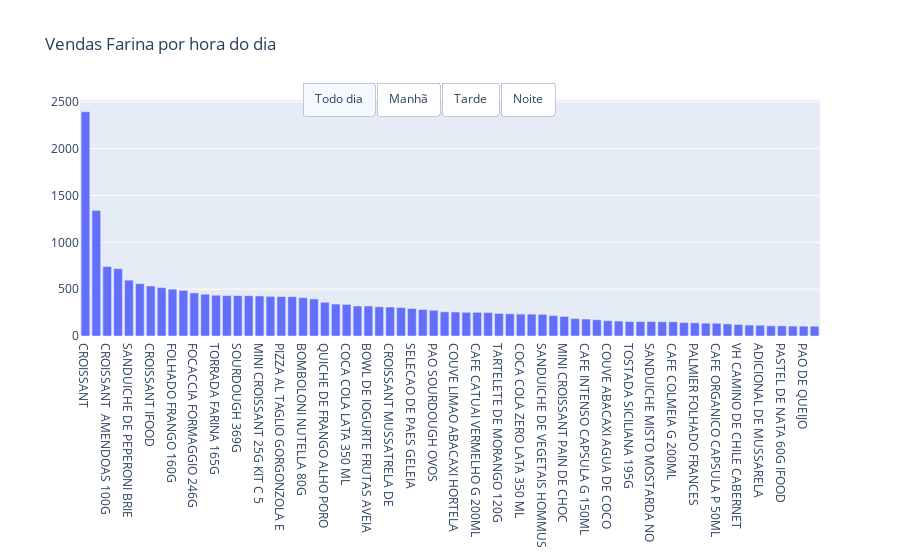

Notebook source saved alongside this figure:
### Code cell
fig = dict(data=data, layout=layout)
py.iplot(fig, filename='Frequencia_vendas_hora_dia.html')

### Figure 1 — Plotly figure (JSON) as saved in the notebook; plotly's stock layout.template omitted (floating-point values rounded to 4 significant figures)
{"data": [{"name": "Todo dia", "type": "bar", "visible": true, "x": ["CROISSANT", "PASTEL DE NATA 60G", "CROISSANT  AMENDOAS 100G", "FOLHADO MACA 80G", "SANDUICHE DE PEPERONI BRIE", "COOKIES 80G", "CROISSANT IFOOD", "SOURDOUGH AZEITONA E ALECRIM", "FOLHADO FRANGO 160G", "BOMBOLONI DOCE DE LEITE 80G", "FOCACCIA FORMAGGIO 246G", "AGUA MINERAL S/GAS 500ML", "TORRADA FARINA 165G", "CAFE EQUILIBRADO CAPSULA P", "SOURDOUGH 369G", "LARANJA 400 ML", "MINI CROISSANT 25G KIT C 5", "CROISSANT BRIE PARMA MEL DE", "PIZZA AL TAGLIO GORGONZOLA E", "MINI PAIN AU CHOCOLAT 35G", "BOMBOLONI NUTELLA 80G", "CROISSANT  TRADICIONAL 80 G", "QUICHE DE FRANGO ALHO PORO", "AGUA MINERAL SEM GAS 500 ML", "COCA COLA LATA 350 ML", "SUCO DE LARANJA 400ML", "BOWL DE IOGURTE FRUTAS AVEIA", "SOURDOUGH SEMI INTEGRAL 370G", "CROISSANT MUSSATRELA DE", "MACA GENGIBRE ESPINAFRE LIMAO", "SELECAO DE PAES GELEIA", "FOLHADO MISTO COM TAMARA", "PAO SOURDOUGH OVOS", "SOURDOUGH GERGELIM 370G", "COUVE LIMAO ABACAXI HORTELA", "PIZZA AL TAGLIO PEPPERONI 210G", "CAFE CATUAI VERMELHO G 200ML", "CAFE EQUILIBRADO CAPSULA G", "TARTELETE DE MORANGO 120G", "QUICHE DE TOMATE SECO SALADA", "COCA COLA ZERO LATA 350 ML", "CAFE INTENSO CAPSULA P 50ML", "SANDUICHE DE VEGETAIS HOMMUS", "AGUA MINERAL C/GAS 500ML", "MINI CROISSANT PAIN DE CHOC", "CROISSANT OVOS BACON MEL", "CAFE INTENSO CAPSULA G 150ML", "MINI CROISSANT 25G", "COUVE ABACAXI AGUA DE COCO", "QUICHE DE BACON SALADA VERDE", "TOSTADA SICILIANA 195G", "CAFE CATUAI VERMELHO C/LEITE G", "SANDUICHE MISTO MOSTARDA NO", "AGUA MINERAL COM GAS 500 ML", "CAFE COLMEIA G 200ML", "CROISSANT DA LARA", "PALMIER FOLHADO FRANCES", "CIABATTA 123G", "CAFE ORGANICO CAPSULA P 50ML", "HEINEKEN 330ML", "VH CAMINO DE CHILE CABERNET", "CROISANT DE CROISSANT QUEIJO", "ADICIONAL DE MUSSARELA", "ABACAXI CURCUMA GENGIBRE", "PASTEL DE NATA 60G IFOOD", "SOURDOUGH 369G IFOOD", "PAO DE QUEIJO", "CENOURA GENGIBRE LIMAO 400ML"], "y": [2393, 1339, 742, 719, 596, 559, 534, 517, 500, 487, 460, 446, 435, 431, 431, 430, 427, 423, 421, 419, 409, 396, 360, 341, 337, 320, 320, 312, 309, 304, 293, 283, 275, 258, 256, 253, 253, 250, 241, 237, 234, 233, 231, 218, 209, 186, 181, 174, 163, 159, 154, 154, 154, 152, 152, 143, 141, 137, 136, 129, 123, 117, 115, 109, 108, 106, 105, 104]}, {"name": "Manhã", "type": "bar", "visible": false, "x": ["CROISSANT", "PASTEL DE NATA 60G", "CROISSANT IFOOD", "BOWL DE IOGURTE FRUTAS AVEIA", "PAO SOURDOUGH OVOS", "MINI PAIN AU CHOCOLAT 35G", "LARANJA 400 ML", "AGUA MINERAL S/GAS 500ML", "SANDUICHE DE PEPERONI BRIE", "FOLHADO MACA 80G", "CROISSANT  AMENDOAS 100G", "COOKIES 80G", "CAFE CATUAI VERMELHO G 200ML", "MINI CROISSANT 25G KIT C 5", "CROISSANT  TRADICIONAL 80 G", "CAFE EQUILIBRADO CAPSULA P", "TORRADA FARINA 165G", "SOURDOUGH AZEITONA E ALECRIM", "FOLHADO FRANGO 160G", "SOURDOUGH 369G", "CROISSANT OVOS BACON MEL", "CAFE EQUILIBRADO CAPSULA G", "CROISSANT BRIE PARMA MEL DE", "BOMBOLONI DOCE DE LEITE 80G", "AGUA MINERAL SEM GAS 500 ML", "SELECAO DE PAES GELEIA", "MACA GENGIBRE ESPINAFRE LIMAO", "SUCO DE LARANJA 400ML", "BOMBOLONI NUTELLA 80G", "FOCACCIA FORMAGGIO 246G", "COUVE LIMAO ABACAXI HORTELA", "CAFE CATUAI VERMELHO C/LEITE G", "CAFE INTENSO CAPSULA G 150ML", "CAFE COLMEIA G 200ML", "FOLHADO MISTO COM TAMARA", "CAFE INTENSO CAPSULA P 50ML", "PIZZA AL TAGLIO GORGONZOLA E", "SOURDOUGH SEMI INTEGRAL 370G", "CROISSANT MUSSATRELA DE", "SANDUICHE MISTO MOSTARDA NO", "MINI CROISSANT PAIN DE CHOC", "AGUA MINERAL C/GAS 500ML", "SOURDOUGH GERGELIM 370G", "COUVE ABACAXI AGUA DE COCO", "PAO DE QUEIJO", "QUICHE DE FRANGO ALHO PORO", "MINI CROISSANT 25G", "SANDUICHE DE VEGETAIS HOMMUS", "TARTELETE DE MORANGO 120G", "CIABATTA 123G", "PIZZA AL TAGLIO PEPPERONI 210G", "OVOS COM BACON E BRIE", "ADICIONAL DE OVO", "OVOS COM BACON E TOMATE", "ADICIONAL DE MUSSARELA", "CROISSANT DA LARA", "CAFE ORGANICO CAPSULA G 150ML", "PASTEL DE NATA 60G IFOOD", "ADICIONAL DE PRESUNTO", "CAFE COLMEIA C/ LEITE G 200ML", "CROISSANT OVOS", "PALMIER FOLHADO FRANCES", "SACHE MANTEIGA 10G", "CAFE CATUAI VERMELHO P 70ML", "CAFE ORGANICO CAPSULA P 50ML", "SOURDOUGH 369G IFOOD", "TOSTADA SICILIANA 195G", "COCA COLA LATA 350 ML", "COCA COLA ZERO LATA 350 ML", "QUICHE DE TOMATE SECO SALADA", "CROISANT DE CROISSANT QUEIJO", "AGUA MINERAL COM GAS 500 ML", "QUICHE DE BACON SALADA VERDE", "PASTEL DE NATA NUTELLA", "CENOURA MACA 400ML", "PAO ITALIANO", "ABACAXI CURCUMA GENGIBRE", "COOKIES 80G IFOOD"], "y": [767, 274, 226, 185, 172, 157, 147, 138, 138, 135, 135, 129, 126, 115, 114, 111, 109, 108, 102, 101, 100, 92, 90, 88, 86, 86, 84, 83, 83, 82, 79, 76, 75, 70, 68, 66, 63, 62, 61, 57, 56, 53, 53, 49, 47, 44, 44, 44, 43, 42, 41, 40, 39, 39, 38, 37, 37, 36, 35, 35, 35, 34, 34, 33, 33, 32, 31, 30, 27, 27, 26, 24, 23, 22, 21, 21, 21, 21]}, {"name": "Tarde", "type": "bar", "visible": false, "x": ["CROISSANT", "PASTEL DE NATA 60G", "CROISSANT  AMENDOAS 100G", "FOLHADO MACA 80G", "COOKIES 80G", "LARANJA 400 ML", "SOURDOUGH AZEITONA E ALECRIM", "CROISSANT IFOOD", "BOMBOLONI DOCE DE LEITE 80G", "FOLHADO FRANGO 160G", "SANDUICHE DE PEPERONI BRIE", "CAFE EQUILIBRADO CAPSULA P", "SOURDOUGH 369G", "SUCO DE LARANJA 400ML", "MINI CROISSANT 25G KIT C 5", "BOMBOLONI NUTELLA 80G", "AGUA MINERAL S/GAS 500ML", "MACA GENGIBRE ESPINAFRE LIMAO", "PIZZA AL TAGLIO GORGONZOLA E", "TORRADA FARINA 165G", "FOCACCIA FORMAGGIO 246G", "MINI PAIN AU CHOCOLAT 35G", "CROISSANT BRIE PARMA MEL DE", "CROISSANT  TRADICIONAL 80 G", "COUVE LIMAO ABACAXI HORTELA", "QUICHE DE FRANGO ALHO PORO", "SOURDOUGH SEMI INTEGRAL 370G", "CAFE INTENSO CAPSULA P 50ML", "COCA COLA LATA 350 ML", "CROISSANT MUSSATRELA DE", "AGUA MINERAL SEM GAS 500 ML", "TARTELETE DE MORANGO 120G", "FOLHADO MISTO COM TAMARA", "MINI CROISSANT PAIN DE CHOC", "SELECAO DE PAES GELEIA", "BOWL DE IOGURTE FRUTAS AVEIA", "QUICHE DE TOMATE SECO SALADA", "SOURDOUGH GERGELIM 370G", "CAFE EQUILIBRADO CAPSULA G", "PIZZA AL TAGLIO PEPPERONI 210G", "PAO SOURDOUGH OVOS", "SANDUICHE DE VEGETAIS HOMMUS", "ABACAXI CURCUMA GENGIBRE", "MINI CROISSANT 25G", "CROISSANT OVOS BACON MEL", "COUVE ABACAXI AGUA DE COCO", "AGUA MINERAL C/GAS 500ML", "QUICHE DE BACON SALADA VERDE", "COCA COLA ZERO LATA 350 ML", "HEINEKEN 330ML", "CAFE ORGANICO CAPSULA P 50ML", "TOSTADA SICILIANA 195G", "CAFE INTENSO CAPSULA G 150ML", "PALMIER FOLHADO FRANCES", "CENOURA MACA 400ML", "AGUA MINERAL COM GAS 500 ML", "CENOURA GENGIBRE LIMAO 400ML", "CAFE CATUAI VERMELHO G 200ML", "CROISANT DE CROISSANT QUEIJO", "CIABATTA 123G", "CROISSANT DA LARA", "SANDUICHE MISTO MOSTARDA NO", "ADICIONAL DE MUSSARELA", "PASTEL DE NATA 60G IFOOD", "VH CAMINO DE CHILE CABERNET", "PAO ITALIANO", "CAFE ORGANICO CAPSULA G 150ML", "SOURDOUGH 369G IFOOD", "PAO DE QUEIJO", "ABACAXI PEPINO PIMENTA 400ML", "CAFE CATUAI VERMELHO C/LEITE G", "COOKIES 80G IFOOD"], "y": [644, 420, 227, 211, 190, 186, 163, 162, 150, 145, 143, 135, 135, 134, 129, 123, 119, 118, 117, 117, 113, 106, 104, 102, 101, 100, 100, 93, 92, 87, 87, 81, 80, 80, 78, 75, 71, 70, 65, 64, 62, 61, 60, 59, 58, 57, 54, 53, 52, 52, 50, 47, 46, 46, 45, 43, 42, 41, 38, 36, 35, 33, 32, 30, 30, 28, 27, 25, 23, 22, 21, 21]}, {"name": "Noite", "type": "bar", "visible": false, "x": ["CROISSANT", "PASTEL DE NATA 60G", "CROISSANT  AMENDOAS 100G", "FOLHADO MACA 80G", "SANDUICHE DE PEPERONI BRIE", "FOCACCIA FORMAGGIO 246G", "FOLHADO FRANGO 160G", "BOMBOLONI DOCE DE LEITE 80G", "SOURDOUGH AZEITONA E ALECRIM", "PIZZA AL TAGLIO GORGONZOLA E", "COOKIES 80G", "CROISSANT BRIE PARMA MEL DE", "QUICHE DE FRANGO ALHO PORO", "COCA COLA LATA 350 ML", "TORRADA FARINA 165G", "BOMBOLONI NUTELLA 80G", "SOURDOUGH 369G", "AGUA MINERAL S/GAS 500ML", "CAFE EQUILIBRADO CAPSULA P", "MINI CROISSANT 25G KIT C 5", "CROISSANT  TRADICIONAL 80 G", "AGUA MINERAL SEM GAS 500 ML", "CROISSANT MUSSATRELA DE", "MINI PAIN AU CHOCOLAT 35G", "COCA COLA ZERO LATA 350 ML", "SOURDOUGH SEMI INTEGRAL 370G", "PIZZA AL TAGLIO PEPPERONI 210G", "CROISSANT IFOOD", "QUICHE DE TOMATE SECO SALADA", "FOLHADO MISTO COM TAMARA", "SOURDOUGH GERGELIM 370G", "SELECAO DE PAES GELEIA", "SANDUICHE DE VEGETAIS HOMMUS", "TARTELETE DE MORANGO 120G", "AGUA MINERAL C/GAS 500ML", "SUCO DE LARANJA 400ML", "MACA GENGIBRE ESPINAFRE LIMAO", "LARANJA 400 ML", "CAFE EQUILIBRADO CAPSULA G", "VH CAMINO DE CHILE CABERNET", "CAFE CATUAI VERMELHO G 200ML", "AGUA MINERAL COM GAS 500 ML", "QUICHE DE BACON SALADA VERDE", "COUVE LIMAO ABACAXI HORTELA", "TOSTADA SICILIANA 195G", "CAFE INTENSO CAPSULA P 50ML", "HEINEKEN 330ML", "MINI CROISSANT PAIN DE CHOC", "CROISSANT DA LARA", "MINI CROISSANT 25G", "SANDUICHE MISTO MOSTARDA NO", "CAFE COLMEIA G 200ML", "PALMIER FOLHADO FRANCES", "CAFE INTENSO CAPSULA G 150ML", "BOWL DE IOGURTE FRUTAS AVEIA", "CIABATTA 123G", "COUVE ABACAXI AGUA DE COCO", "CAFE CATUAI VERMELHO C/LEITE G", "CROISANT DE CROISSANT QUEIJO", "CAFE ORGANICO CAPSULA P 50ML", "SOURDOUGH 369G IFOOD", "CAFE COLMEIA C/ LEITE G 200ML", "ADICIONAL DE MUSSARELA", "CENOURA GENGIBRE LIMAO 400ML", "PASTEL DE NATA 60G IFOOD", "PASTEL DE NATA NUTELLA", "PAO SOURDOUGH OVOS", "KUAT GUARANA LATA 350 ML", "CAFE CATUAI VERMELHO P 70ML", "PAO DE QUEIJO", "SACHE MANTEIGA 10G", "FANTA LARANJA LATA 350 ML", "QUICHE BACON 90G", "CAFE ORGANICO CAPSULA G 150ML", "ABACAXI CURCUMA GENGIBRE", "CROISSANT OVOS BACON MEL", "CENOURA MACA 400ML", "SPRITE LATA 350 ML", "COOKIES 80G IFOOD", "ADICIONAL DE PRESUNTO", "REFRIGERANTE H2O LIMONETO", "ITALIANO 369G", "PAO ITALIANO", "FOLHADO MACA 80G IFOOD", "BOMBOLONI NUTELLA 80G IFOOD", "QUICHE FRANGO E ALHO PORO", "CAFE COLMEIA P 70ML", "FANTA UVA LATA 350 ML", "CAFE CATUAI VERMELHO C/LEITE P", "BAGUETE 320G", "ADICIONAL DE OVO", "MINI CROISSANT 25G IFOOD", "PEPINO MANJERICAO HORTELA", "FOLHADO FRANGO 160G IFOOD", "PIZZA AL TAGLIO PEPPERONI C", "ADICIONAL DE PARMA", "ADICIONAL DE LEITE", "ABACAXI HORTELA 400 ML", "REFRIGERANTE H2O LIMAO 500ML", "QUICHE TOMATE SECO E", "VH CAMINO DE CHILE PINOT NOIR", "ADICIONAL DE QUEIJO BRIE", "VH VISTA CALMA MALBEC 750 ML", "OVOS COM BACON E BRIE", "PEPITO UVA PASSA AO RUM", "OVOS COM BACON E TOMATE", "MINI GELEIA DE PIMENTA", "PAO SOURDOUGH OVOS IFOOD", "VH CAMINO DE CHILE CARMENERE"], "y": [982, 645, 380, 373, 315, 265, 253, 249, 246, 241, 240, 229, 216, 215, 209, 203, 195, 189, 185, 183, 180, 168, 161, 156, 155, 150, 148, 146, 139, 135, 135, 129, 126, 117, 111, 103, 102, 97, 93, 88, 86, 85, 83, 76, 76, 74, 73, 73, 71, 71, 64, 62, 61, 60, 60, 59, 57, 57, 53, 53, 49, 47, 45, 44, 42, 42, 41, 38, 35, 35, 34, 31, 30, 28, 28, 28, 27, 24, 23, 23, 23, 23, 23, 22, 22, 20, 20, 19, 18, 18, 17, 16, 15, 15, 15, 14, 14, 13, 13, 12, 12, 12, 12, 11, 11, 11, 11, 11, 11]}], "layout": {"showlegend": false, "title": {"text": "Vendas Farina por hora do dia"}, "updatemenus": [{"buttons": [{"args": [{"visible": [true, false, false, false]}, {"title": "Todo Dia"}], "label": "Todo dia", "method": "update"}, {"args": [{"visible": [false, true, false, false]}, {"title": "Manhã"}], "label": "Manhã", "method": "update"}, {"args": [{"visible": [false, false, true, false]}, {"title": "Tarde"}], "label": "Tarde", "method": "update"}, {"args": [{"visible": [false, false, false, true]}, {"title": "Noite"}], "label": "Noite", "method": "update"}], "direction": "right", "pad": {"r": 10, "t": 10}, "showactive": true, "type": "buttons", "x": 0.3, "xanchor": "left", "y": 1.12, "yanchor": "top"}]}}
